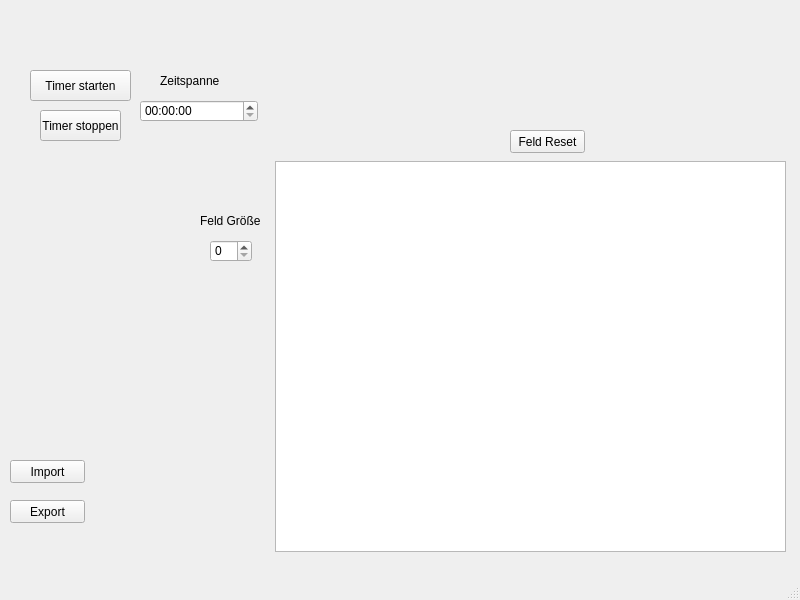
<?xml version="1.0" encoding="UTF-8"?>
<ui version="4.0">
 <class>MainWindow</class>
 <widget class="QMainWindow" name="MainWindow">
  <property name="geometry">
   <rect>
    <x>0</x>
    <y>0</y>
    <width>800</width>
    <height>600</height>
   </rect>
  </property>
  <property name="windowTitle">
   <string>MainWindow</string>
  </property>
  <widget class="QWidget" name="centralwidget">
   <widget class="QPushButton" name="buttonTimer">
    <property name="geometry">
     <rect>
      <x>30</x>
      <y>70</y>
      <width>101</width>
      <height>31</height>
     </rect>
    </property>
    <property name="text">
     <string>Timer starten</string>
    </property>
   </widget>
   <widget class="QSpinBox" name="spinBox">
    <property name="geometry">
     <rect>
      <x>210</x>
      <y>240</y>
      <width>42</width>
      <height>22</height>
     </rect>
    </property>
   </widget>
   <widget class="QGraphicsView" name="graphicsView">
    <property name="geometry">
     <rect>
      <x>275</x>
      <y>161</y>
      <width>511</width>
      <height>391</height>
     </rect>
    </property>
    <property name="whatsThis">
     <string/>
    </property>
   </widget>
   <widget class="QLabel" name="FeldGr">
    <property name="geometry">
     <rect>
      <x>200</x>
      <y>210</y>
      <width>61</width>
      <height>21</height>
     </rect>
    </property>
    <property name="text">
     <string>Feld Größe</string>
    </property>
   </widget>
   <widget class="QTimeEdit" name="timeEdit">
    <property name="geometry">
     <rect>
      <x>140</x>
      <y>100</y>
      <width>118</width>
      <height>22</height>
     </rect>
    </property>
   </widget>
   <widget class="QLabel" name="Zeitspanne">
    <property name="geometry">
     <rect>
      <x>160</x>
      <y>70</y>
      <width>61</width>
      <height>21</height>
     </rect>
    </property>
    <property name="text">
     <string>Zeitspanne</string>
    </property>
   </widget>
   <widget class="QPushButton" name="buttonImport">
    <property name="geometry">
     <rect>
      <x>10</x>
      <y>460</y>
      <width>75</width>
      <height>23</height>
     </rect>
    </property>
    <property name="text">
     <string>Import</string>
    </property>
   </widget>
   <widget class="QPushButton" name="buttonExport">
    <property name="geometry">
     <rect>
      <x>10</x>
      <y>500</y>
      <width>75</width>
      <height>23</height>
     </rect>
    </property>
    <property name="text">
     <string>Export</string>
    </property>
   </widget>
   <widget class="QPushButton" name="buttonStopp">
    <property name="geometry">
     <rect>
      <x>40</x>
      <y>110</y>
      <width>81</width>
      <height>31</height>
     </rect>
    </property>
    <property name="text">
     <string>Timer stoppen</string>
    </property>
   </widget>
   <widget class="QPushButton" name="buttonReset">
    <property name="geometry">
     <rect>
      <x>510</x>
      <y>130</y>
      <width>75</width>
      <height>23</height>
     </rect>
    </property>
    <property name="text">
     <string>Feld Reset</string>
    </property>
   </widget>
  </widget>
  <widget class="QStatusBar" name="statusbar"/>
  <widget class="QMenuBar" name="menubar">
   <property name="geometry">
    <rect>
     <x>0</x>
     <y>0</y>
     <width>800</width>
     <height>21</height>
    </rect>
   </property>
  </widget>
 </widget>
 <resources/>
 <connections/>
</ui>
